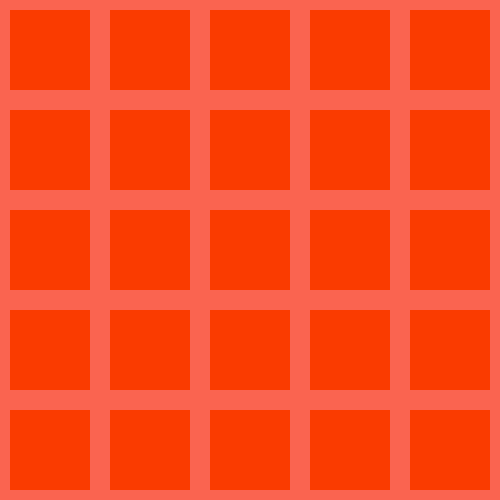
Frame 1 (no input)
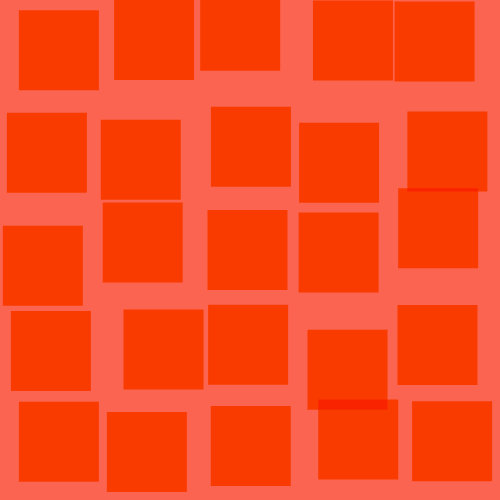
Frame 60 (no input)
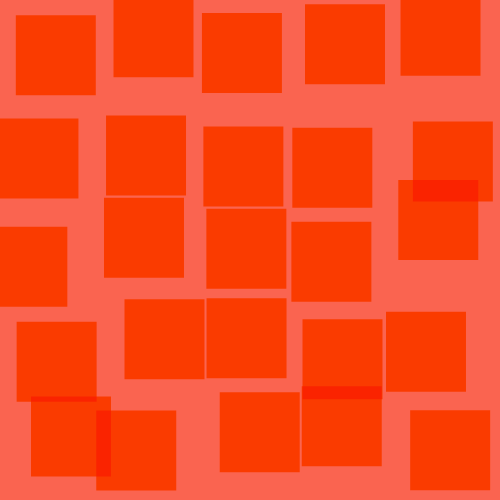
Frame 120 (the mouse pressed at the canvas centre since frame 60)

The p5.js sketch that drew these frames (run headless with seeded random() and noise() and a simulated clock; from frame 60 on, the mouse is pressed at the canvas centre):

// p5.js sketch
// ── sketch.js
squares = [];

function setup() {
  createCanvas(500, 500);
  
  
  let index = 0
  
  for (let i=0; i<5; i++){
    for (let j=0; j<5; j++){
      
      let x = i*100 + 10
      let y = j*100 + 10
      let s = 80
      
      squares[index] = new Square (x,y,s)
      index++;
      
      
      
    }
  }
}

function draw() {
  
  background(250,100,80);
  for(i=0; i<squares.length; i++){
  
  squares[i].show();
  squares[i].move();
   
    
  }
  
}

class Square{

  constructor (x, y, s){
    this.x = x
    this.y = y
    this.s = s
  }
  
  show(){
    blendMode(MULTIPLY);
    fill(255, 150,0);
    noStroke();
    square (this.x, this.y, this.s);
    blendMode(BLEND);
    
  }
  
  move(){
    this.x += random(-2,2);
    this.y += random(-2,2);
   
  }
  
  }
